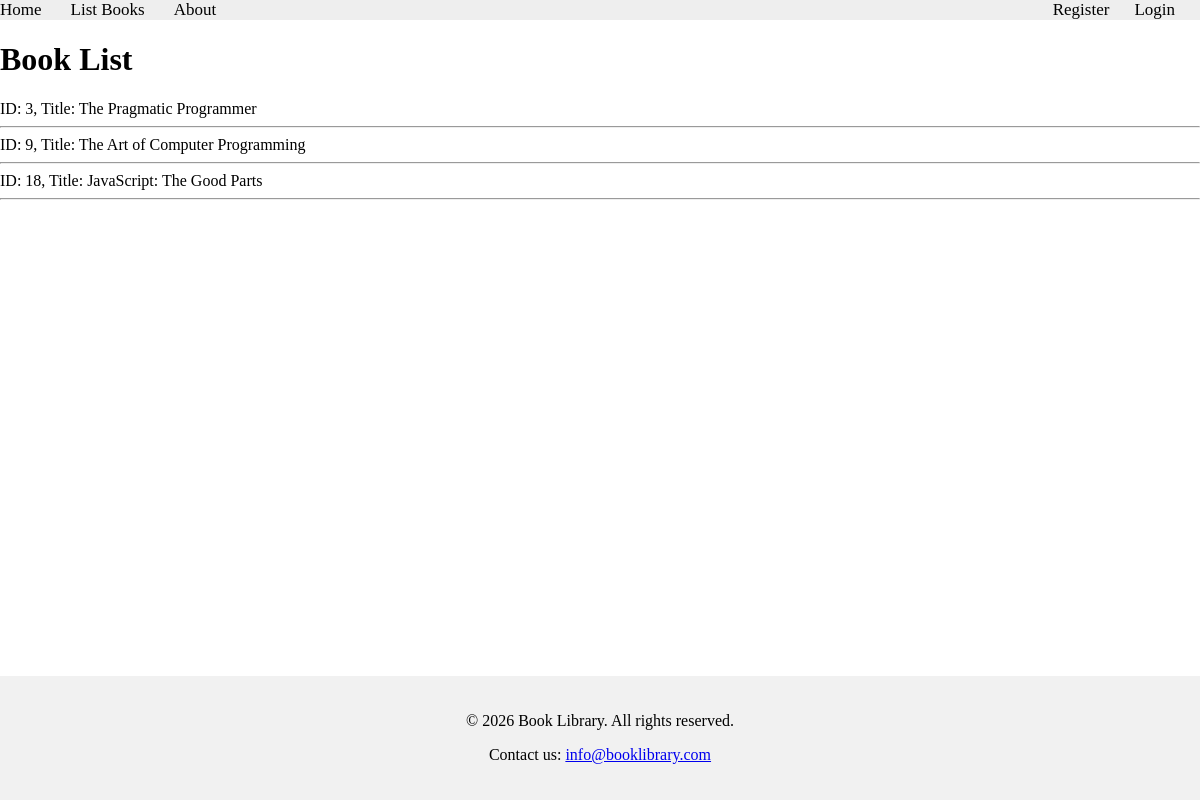
The page /books/simple/query on the database its author committed.
### apps/bookmodule/models.py (models this page shows, shortened)
class Book(models.Model):
    title = models.CharField(max_length=100)
    price = models.FloatField(default=0.0)
    quantity = models.IntegerField(default=1)
    pubdate = models.DateTimeField()
    rating = models.SmallIntegerField(default=1)
    publisher = models.ForeignKey(Publisher, null=True, on_delete=models.SET_NULL)
    authors = models.ManyToManyField(Author)

### apps/bookmodule/views.py (the view)
# urls.py: path('simple/query', views.simple_query, name="books.simple_query"),
def simple_query(request):
    mybooks=Book.objects.filter(title__icontains='The')
    return render(request, 'bookmodule/bookList.html', {'books':mybooks})

### apps/template/bookmodule/bookList.html (shortened to what this page needs)
{% extends "layouts/base.html" %}
{% load static %}
{% block content %}
<h1>Book List</h1>
{% for obj in books %}
ID: {{obj.id}}, Title: {{obj.title}}
<hr>
{% endfor %}
{% endblock content %}

### apps/template/layouts/base.html (style rules this page uses)
body { display: flex; flex-direction: column; min-height: 100vh; margin: 0; }

### rows shown on the page
Book: id "3", title "The Pragmatic Programmer"
Book: id "9", title "The Art of Computer Programming"
Book: id "18", title "JavaScript: The Good Parts"
